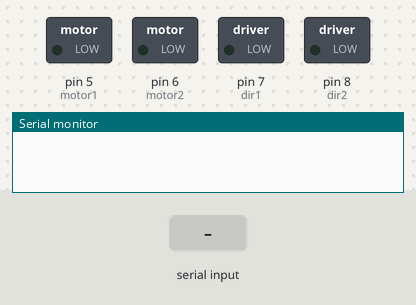
Simulated run of this sketch. Board: Arduino Uno, built with avr-gcc and run on an emulated ATmega328P. Shown: switched loads named in the sketch (green lamp = pin HIGH), the last lines printed to the serial monitor. The test bench sets the inputs (shaded band).

Above: at 1.2 s.
1.3 s: "L" received over Serial
At 2.0 s:
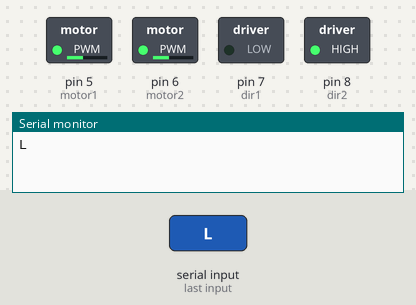
2.8 s: "R" received over Serial
At 3.1 s:
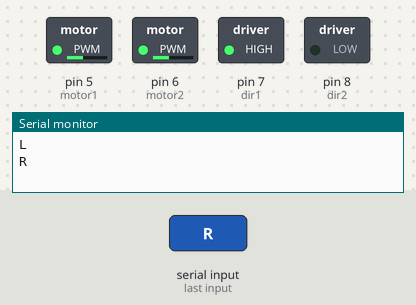
4.3 s: "S" received over Serial
At 5.5 s:
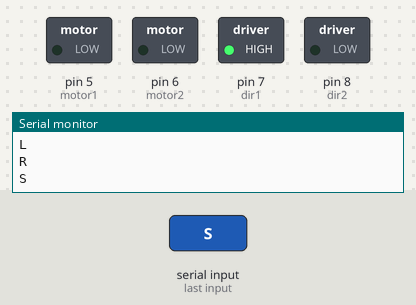
Timing chart, 0 to 7.3 s (numbered marks = the images above; inputs shaded):
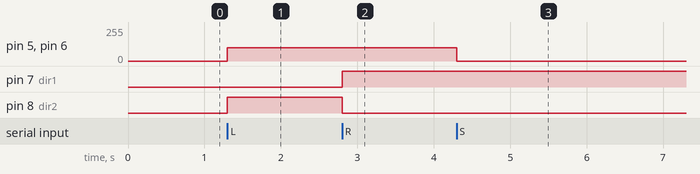

The sketch:

main.ino
```cpp
const int motor1 = 5; //motor 1 speed - 0 - 255
const int motor2 = 6; //motor 2 speed - 0 - 255
const int dir1 = 7;   //motor 1 direction - HIGH or LOW
const int dir2 = 8;   //motor 2 direction - HIGH or LOW

char command;

void setup() {
  pinMode(motor1, OUTPUT);
  pinMode(motor2, OUTPUT);
  pinMode(dir1, OUTPUT);
  pinMode(dir2, OUTPUT);

  Serial.begin(9600); // Initialize serial communication
}

void loop() {
  if (Serial.available() > 0) {
    command = Serial.read();

    Serial.println(command);

    if (command == 'L') {
      // Turn Left
      digitalWrite(dir1, LOW);   // Reverse Motor 1
      digitalWrite(dir2, HIGH);  // Forward Motor 2
      analogWrite(motor1, 100);  // Set speed for Motor 1
      analogWrite(motor2, 100);  // Set speed for Motor 2
    } else if (command == 'R') {
      // Turn Right
      digitalWrite(dir1, HIGH);  // Forward Motor 1
      digitalWrite(dir2, LOW);   // Reverse Motor 2
      analogWrite(motor1, 100);  // Set speed for Motor 1
      analogWrite(motor2, 100);  // Set speed for Motor 2
    } else if (command == 'S') {
      // Stop Motors
      analogWrite(motor1, 0);    // Stop Motor 1
      analogWrite(motor2, 0);    // Stop Motor 2
    }
  }
}
```

Measured:
- after the input at 1.3 s, pin 5 (motor1), pin 6 (motor2): 0/255 → 100/255 at once; pin 8 (dir2): LOW → HIGH at once
- after the input at 2.8 s, pin 7 (dir1): LOW → HIGH at once; pin 8 (dir2): HIGH → LOW at once
- after the input at 4.3 s, pin 5 (motor1), pin 6 (motor2): 100/255 → 0/255 at once
